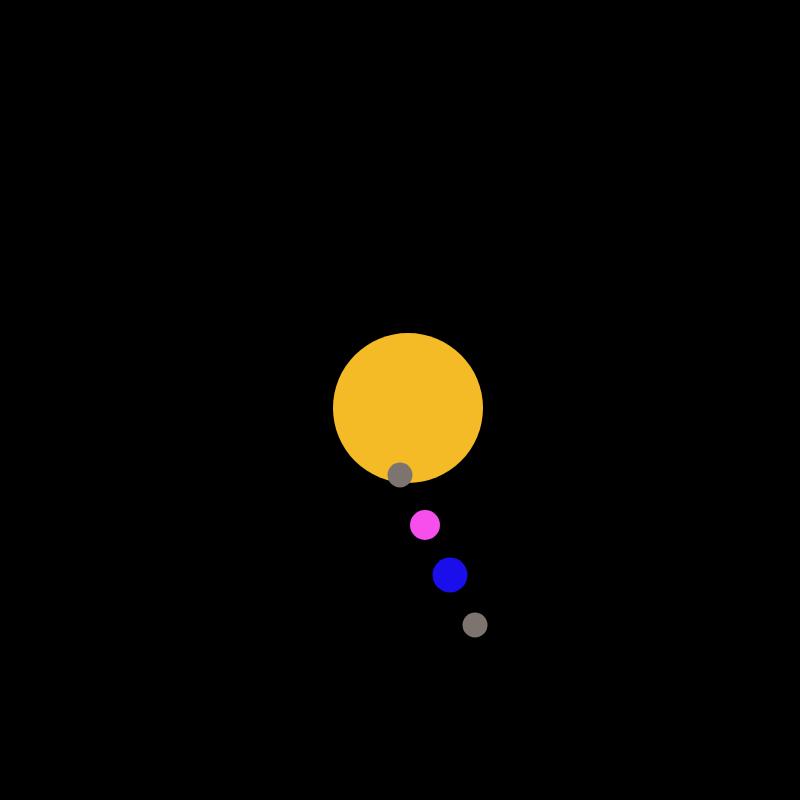
Frame 1 (no input)
Frame 60 (no input): identical to frame 1, image omitted
Frame 120 (the mouse pressed at the canvas centre since frame 60): identical to frame 1, image omitted

The p5.js sketch that drew this single still picture (run headless with seeded random() and noise() and a simulated clock; from frame 60 on, the mouse is pressed at the canvas centre):

// p5.js sketch
// ── sketch.js
let col1, col2, col3, col4, col5, col6, col7, col8, col9, col10
let x = 100, y = 100;
let r = 0;
let r2 = 0
let r3 = 0
let r4 = 0
let r5 = 0
let r6 = 0
let r7 = 0
let r8 = 0
let r9 = 0
let d = 150;
let xV = 2, yV = 1;


function setup() {
  createCanvas(800, 800);
  col1 = color('#f5bb27');
  col2 = color('#7d746f');
  col3 = color('#f74fec');
  col4 = color('#1a0eeb');
  col5 = color('#7a0d0d');
  col6 = color('#a17a5f');
  col7 = color('#bd6424');
  col8 = color('#7adafa');
  col9 = color('#252b78');
  col10 = color('#79798a');

  noStroke();
}

function draw() {
  background(0);
  let i = map(x, 0, width,0,1);
  let j = map(y,0,height,0,1);

 fill(col1)
  ellipse(windowWidth/2, windowHeight/2,d)

  //push()
  
  //rotate(r);
  // translate((25), (10));
    fill(col2);
    ellipse(400,475, 25)
 // pop();

  //push()
  
  //rotate(r2);
  // translate((25), (10));
    fill(col3);
    ellipse(425,525, 30)
 // pop();

  //push()
  
  //rotate(r3);
  // translate((25), (10));
    fill(col4);
    ellipse(450,575, 35)
 // pop();

  //push()
  
  //rotate(r);
  // translate((25), (10));
    fill(col2);
    ellipse(475,625, 25)
 // pop();

x += xV
y += yV
r += 0.01


}
